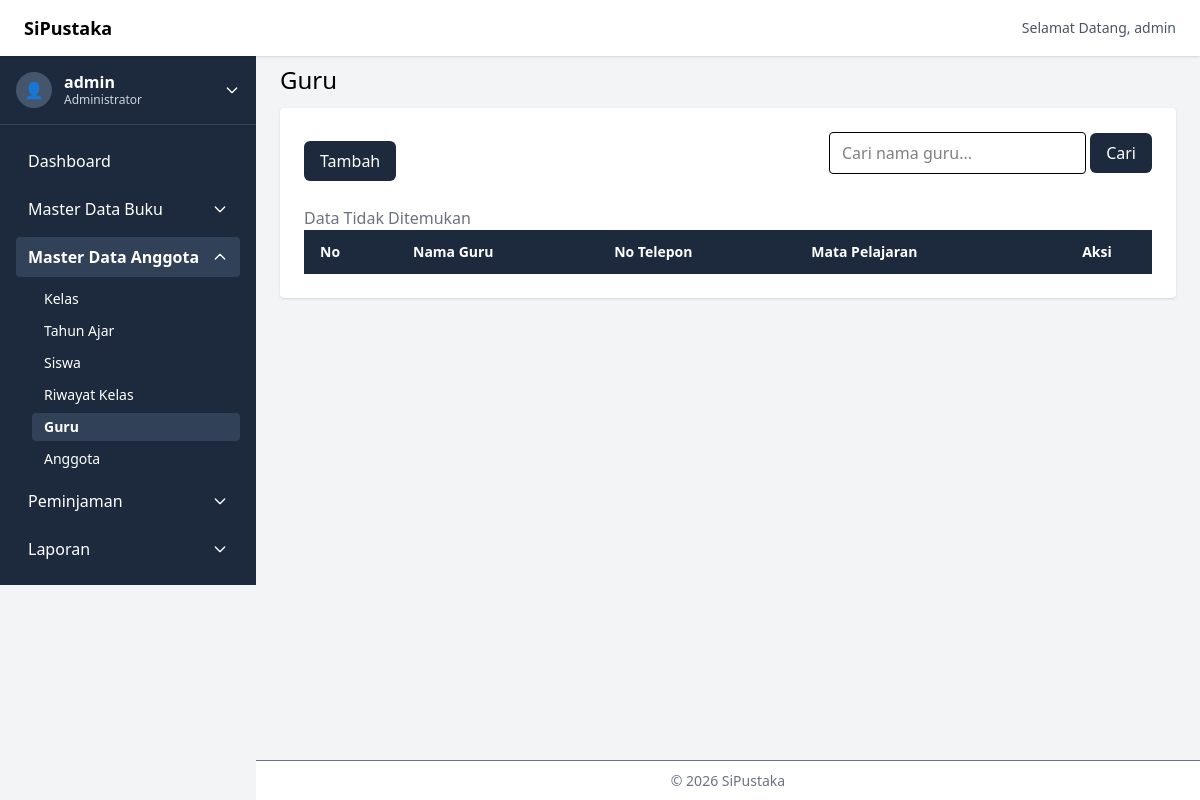
The app's page /index.php?page=teachers (signed in), older data.
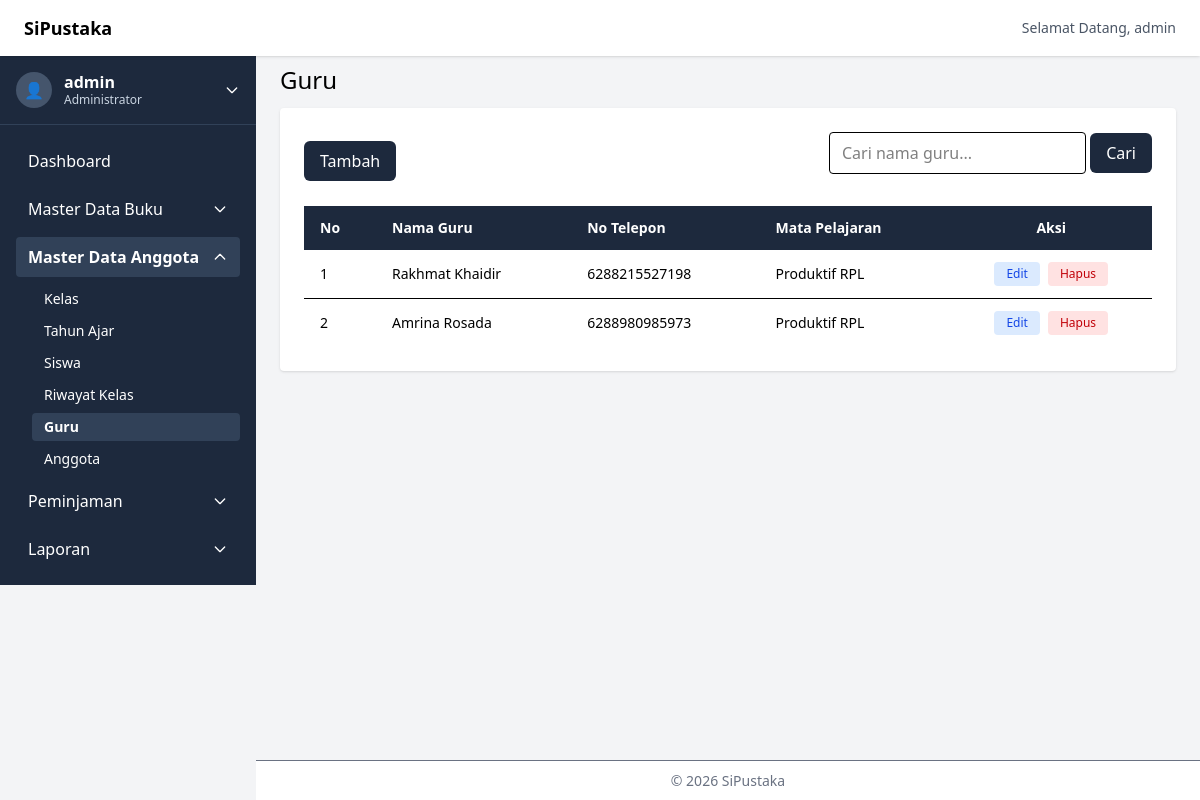
The same page, newer data.
### tables this page shows
CREATE TABLE `teachers` (
  `id` int NOT NULL,
  `member_id` int NOT NULL,
  `identity_number` varchar(128) NOT NULL,
  `name` varchar(255) NOT NULL,
  `phone` varchar(20) NOT NULL,
  `teacher_subject` varchar(255) NOT NULL,
  `is_active` tinyint(1) NOT NULL DEFAULT '1'
);

### helpers/url-encrypt.php (called while the page is built, shortened)
<?php
function encryptId($id) {
    $key = 'sipustaka-secret-key';
    $iv  = substr(hash('sha256', $key), 0, 16);
    return urlencode(
        base64_encode(
            openssl_encrypt($id, 'AES-256-CBC', $key, 0, $iv)
        )
    );
}
?>

### pages/admin/teachers/teacher.php (the view, shortened to what this page needs)
<?php
$limit = 10;
$current = max(1, (int)($_GET['p'] ?? 1));
$offset = ($current - 1) * $limit;
$search = $_GET['q'] ?? '';
$search_like = "%$search%";
$sql = "SELECT * FROM teachers WHERE name LIKE ? LIMIT ?, ?";
$stmt = mysqli_prepare($connect, $sql);
mysqli_stmt_bind_param($stmt, "sii", $search_like, $offset, $limit);
mysqli_stmt_execute($stmt);
$results = mysqli_stmt_get_result($stmt);
$no = 1;
?>
<h2 class="text-2xl mb-3">Guru</h2>
<div class="bg-white p-6 rounded shadow">
  <div class="flex flex-wrap items-center justify-between gap-2 mb-4"">
    <a href="index.php?page=teachers-add" class="px-4 py-2 bg-slate-800 text-white rounded-md hover:bg-slate-700 focus:ring-2 focus:ring-slate-500 transition">
      Tambah
    </a>
    <form method="GET" class="mb-4">
      <input type="text" name="q"
        value="<?= htmlspecialchars($_GET['q'] ?? '') ?>"
        placeholder="Cari nama guru..."
        class="border px-3 py-2 rounded">
      <button class="px-4 py-2 bg-slate-800 text-white rounded-md hover:bg-slate-700 focus:ring-2 focus:ring-slate-500 transition">
        Cari
      </button>
    </form>
  </div>
  <div class="hidden md:block overflow-x-auto">
    <table class="min-w-full text-sm text-left">
      <thead class="bg-slate-800 text-white">
        <tr>
          <th class="px-4 py-3">No</th>
          <th class="px-4 py-3">Nama Guru</th>
          <th class="px-4 py-3">No Telepon</th>
          <th class="px-4 py-3">Mata Pelajaran</th>
          <th class="px-4 py-3 text-center">Aksi</th>
        </tr>
      </thead>
      <tbody class="divide-y">
        <?php if (mysqli_num_rows($results) > 0): ?>
          <?php while($item = mysqli_fetch_assoc($results)): ?>
          <tr class="hover:bg-gray-50">
            <td class="px-4 py-3"><?=  $no++ ?></td>
            <td class="px-4 py-3 font-medium"><?= $item["name"] ?></td>
            <td class="px-4 py-3 font-medium"><?= $item["phone"] ?> </td>
            <td class="px-4 py-3 font-medium"><?= $item["teacher_subject"] ?> </td>
            <td class="px-4 py-3 text-center space-x-2">
              <div class="flex justify-center items-center gap-2">
                <a href="index.php?page=classrooms-edit&id=<?= encryptId($item['id']) ?>" class="px-3 py-1 text-xs bg-blue-100 text-blue-700 rounded hover:bg-blue-200">
                  Edit
                </a>
                <form action="index.php?page=classrooms-delete" method="POST">
                  <button type="submit" class="px-3 py-1 text-xs bg-red-100 text-red-700 rounded hover:bg-red-200 cursor-pointer">
                    Hapus
                  </button>
                </form>
              </div>
            </td>
          </tr>
          <?php endwhile; ?>
        <?php else: ?>
          <p class="text-gray-500">Data Tidak Ditemukan</p>
        <?php endif; ?>
      </tbody>
    </table>
  </div>
</div>

Row changes from the older to the newer data that the page shows:
added teachers: name "Rakhmat Khaidir", phone "6288215527198", teacher_subject "Produktif RPL"
added teachers: name "Amrina Rosada", phone "6288980985973", teacher_subject "Produktif RPL"
Text that changed along with them:
text no longer shown: "Data Tidak Ditemukan"
